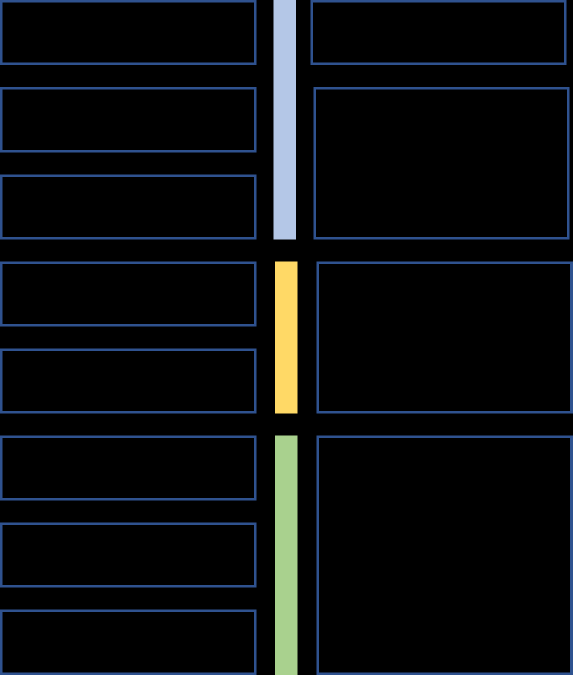
#> input picture fig1.png, 1145 x 1350 px (shown at 1/2 size)
$ python -i basic_preprocessing.py   (imports and definitions only)
#> lines starting #> are read from the running program, lines starting #| are printed output that depends on the picture; after the words box and inside, x2 and y2 are one past the last pixel; in counts of white or black regions, pixels touching at a corner belong together
#> further down, picture is the input picture: shape (1350, 1145, 3); mean B, G, R 13.8, 12, 9.6
#!/usr/bin/env python
# coding: utf-8

# In[1]:


import cv2
import os
import numpy as np
import pandas as pd
# [1 line not run here, left out]
import matplotlib.pylab as plt
from sklearn.linear_model import LinearRegression
import seaborn as sns
import glob
import math
# from IPython import get_ipython
# get_ipython().run_line_magic('matplotlib', 'inline')
# from IPython.display import Image

#cv
import cv2
import math
from PIL import Image
import math
from scipy import ndimage
import argparse
import imutils
import xml.etree.ElementTree as ET


#시각화
import seaborn as sns
import matplotlib.pyplot as plt
import matplotlib
# [1 line not run here, left out]

import matplotlib.image as mpimg
from matplotlib import font_manager, rc
# [1 line not run here, left out]
plt.rcParams["font.family"]="AppleGothic" #plt 한글꺠짐
plt.rcParams["font.family"]="Arial" #외국어꺠짐
plt.rcParams['axes.unicode_minus'] = False # 마이너스 부호 출력 설정
# [5 lines not run here, left out]


# In[3]:

# [80 lines left out: functions get_file_list, direct_show, INPUT_IMG, show, count_img, img_names and 1 more, not called in this run]


# In[5]:


def img_trim(img):
    img_ = img.copy()

    img = cv2.cvtColor(img, cv2.COLOR_BGR2GRAY)
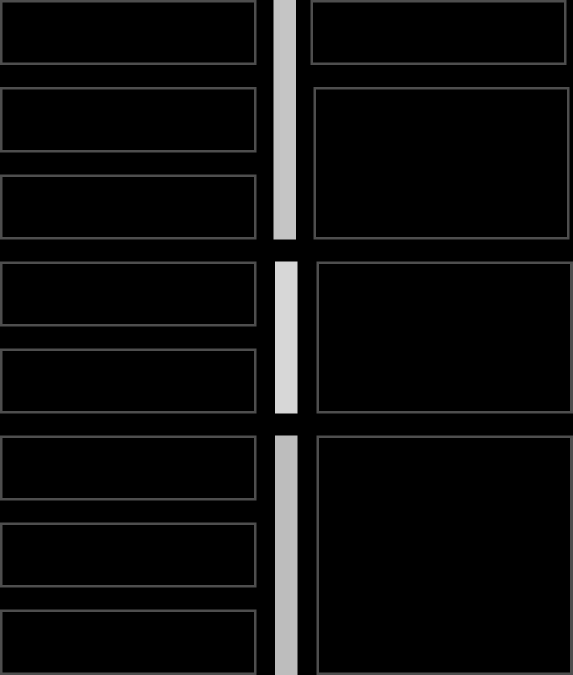
#> img: shape (1350, 1145) (shown at 1/2 size); min 0, max 215, mean 11.5
    #워터마크 지우기
    blur = cv2.GaussianBlur(img, ksize=(7,7), sigmaX=100)
    ret, thresh1 = cv2.threshold(blur, img.mean(), 255, cv2.THRESH_BINARY)
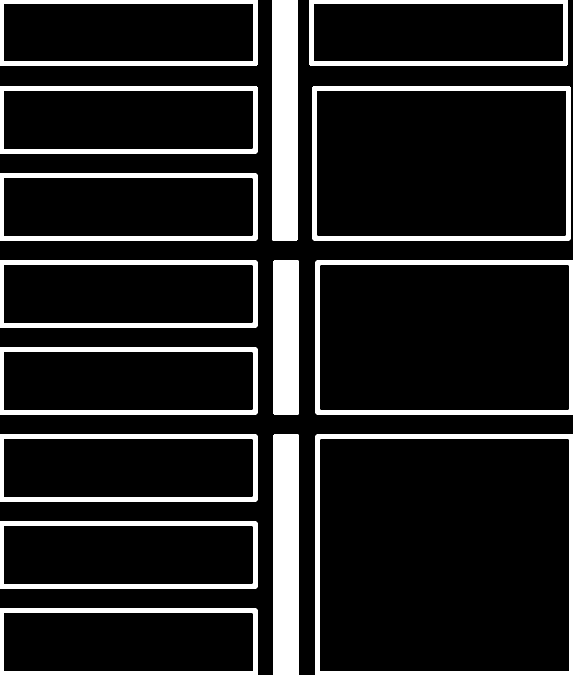
#> thresh1: shape (1350, 1145) (shown at 1/2 size); 13.3% white; 15 white regions, largest, box (x1, y1, x2, y2) and area: (544, 0, 595, 482) 24576, (547, 868, 598, 1350) 24576, (547, 520, 598, 830) 15798
#> ret = 11

    #엣지찾기
    edged = cv2.Canny(blur, 10, 250)
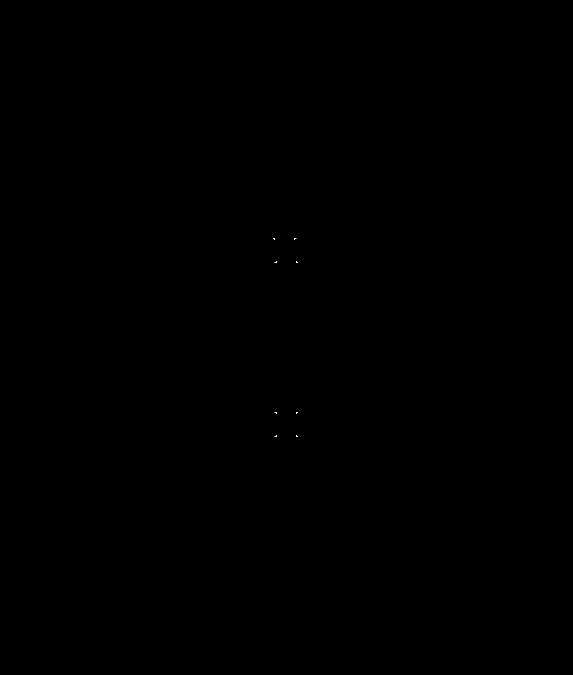
#> edged: shape (1350, 1145) (shown at 1/2 size); 0% white in thin lines or dots, all inside (x1, y1, x2, y2) = (546, 476, 596, 874)

    #closed edge
    kernel = cv2.getStructuringElement(cv2.MORPH_RECT, (7,7))
    closed = cv2.morphologyEx(edged, cv2.MORPH_CLOSE, kernel)

    #finding contour
    cont, _ = cv2.findContours(closed.copy(), cv2.RETR_EXTERNAL, cv2.CHAIN_APPROX_SIMPLE)
#> cont = 8 contours, all with area under 20
    total=0

    #drawing contour
    # cont_img = cv2.drawContours(img, cont, -1, (0, 255, 0),3)

    #contours info
    contours_xy = np.array(cont)
    contours_xy.shape

    # x의 min과 max 찾기
    x_min, x_max = 0,0
    value = list()
    for i in range(len(contours_xy)):
        for j in range(len(contours_xy[i])):
            value.append(contours_xy[i][j][0][0]) #네번째 괄호가 0일때 x의 값
            x_min = min(value)
            x_max = max(value)
#> this loop made 8 passes
#> after the loop, value = 40 values, max 595 at index 2, min 546 at index 35, mean 571.2

    # y의 min, max
    y_min, y_max = 0,0
    value = list()
    for i in range(len(contours_xy)):
        for j in range(len(contours_xy[i])):
            value.append(contours_xy[i][j][0][1]) #네번째 괄호가 0일때 x의 값
            y_min = min(value)
            y_max = max(value)
#> after the loop, value = 40 values, max 873 at index 1, min 476 at index 30, mean 674.5

    # image trim
    x = x_min
    y = y_min
    w = (x_max-x_min)
    h = (y_max-y_min)

    img_trim = img_[y:y+h, x:x+w]
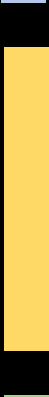
#> img_trim: shape (397, 49, 3); mean B, G, R 74, 154.9, 181.4

    return img_trim


# In[6]:

#이미지 로테이션
# [32 lines left out: functions img_rotation, save_fig, show_img_compar, not called in this run]

>>> import cv2
>>> picture = cv2.imread('../fig1.png')
>>> result = img_trim(picture)
